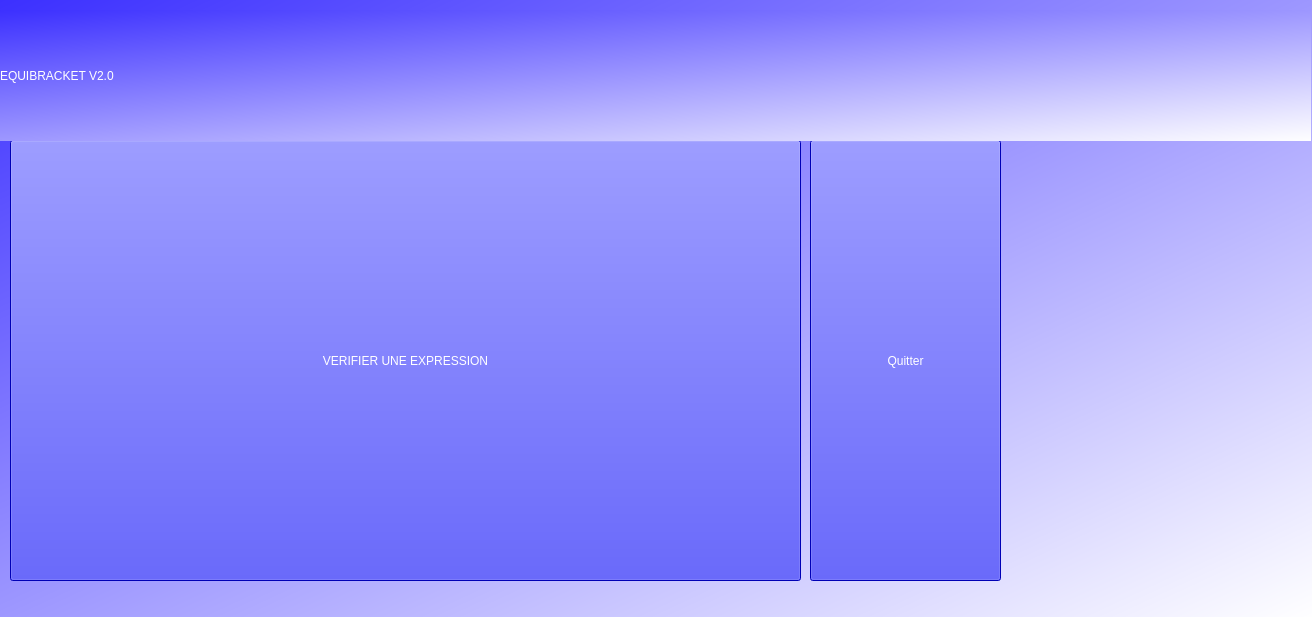
<?xml version="1.0" encoding="UTF-8"?>
<ui version="4.0">
 <class>SecondWindow</class>
 <widget class="QWidget" name="SecondWindow">
  <property name="geometry">
   <rect>
    <x>0</x>
    <y>0</y>
    <width>1312</width>
    <height>617</height>
   </rect>
  </property>
  <property name="windowTitle">
   <string>Form</string>
  </property>
  <property name="styleSheet">
   <string notr="true">background-color:qlineargradient(spread:pad, x1:0, y1:0, x2:1, y2:1, stop:0 rgba(60, 48, 255, 255), stop:1 rgba(255, 255, 255, 255));</string>
  </property>
  <widget class="QPushButton" name="btnVerify">
   <property name="geometry">
    <rect>
     <x>10</x>
     <y>140</y>
     <width>791</width>
     <height>441</height>
    </rect>
   </property>
   <property name="styleSheet">
    <string notr="true">background-color:blue;
color:white;
font: 900 20pt &quot;Segoe UI&quot;;
</string>
   </property>
   <property name="text">
    <string>VERIFIER UNE EXPRESSION</string>
   </property>
  </widget>
  <widget class="QPushButton" name="btnQuit">
   <property name="geometry">
    <rect>
     <x>810</x>
     <y>140</y>
     <width>191</width>
     <height>441</height>
    </rect>
   </property>
   <property name="styleSheet">
    <string notr="true">background-color:blue;
color:white;
font: 900 15pt &quot;Segoe UI&quot;;
</string>
   </property>
   <property name="text">
    <string>Quitter</string>
   </property>
  </widget>
  <widget class="QLabel" name="label">
   <property name="geometry">
    <rect>
     <x>0</x>
     <y>10</y>
     <width>1311</width>
     <height>131</height>
    </rect>
   </property>
   <property name="styleSheet">
    <string notr="true">qproperty-alignment:'AlignCenter';
color:rgb(255, 255, 255);
font: 900 20pt &quot;Segoe UI&quot;;</string>
   </property>
   <property name="text">
    <string>EQUIBRACKET V2.0</string>
   </property>
  </widget>
 </widget>
 <resources/>
 <connections/>
</ui>
